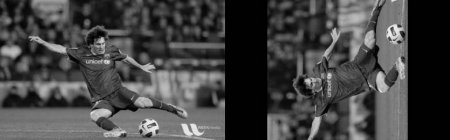
#> input picture Beta/images/test.jpg, 450 x 140 px, found by its file name
$ jupyter execute --allow-errors 'OpenCV - Contours in OpenCV.ipynb'   (Python 2 division)   (older library calls are emulated)
#> lines starting #> are read from the running program, lines starting #| are printed output that depends on the picture; after the words box and inside, x2 and y2 are one past the last pixel; in counts of white or black regions, pixels touching at a corner belong together
# 1. Contours : Getting Started

#### Goal
- Understand what contours are.

- Learn to find contours, draw contours etc

- You will see these functions : cv2.findContours(), cv2.drawContours()

#### What are contours?
Contours can be explained simply as a curve joining all the continuous points (along the boundary), having same color or intensity. The contours are a useful tool for shape analysis and object detection and recognition.

- For better accuracy, use binary images. So before finding contours, apply threshold or canny edge detection.

- findContours function modifies the source image. So if you want source image even after finding contours, already store it to some other variables.

- In OpenCV, finding contours is like finding white object from black background. So remember, object to be found should be white and background should be black.

Let’s see how to find contours of a binary image:

[cell 1]
import numpy as np
import cv2

im = cv2.imread('images/test.jpg')
#> im is the input picture: shape (140, 450, 3); min 0, max 248, mean 67.6
imgray = cv2.cvtColor(im,cv2.COLOR_BGR2GRAY)
ret,thresh = cv2.threshold(imgray,127,255,0)
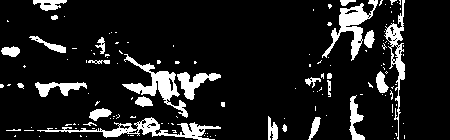
#> thresh: shape (140, 450); 11.8% white; 140 white regions (113 under 20 px)
image, contours, hierarchy = cv2.findContours(thresh,cv2.RETR_TREE,cv2.CHAIN_APPROX_SIMPLE)
#> contours = 193 contours, 164 with area under 20; largest, box (x1, y1, x2, y2) and area: (37, 117, 221, 140) 904, (122, 54, 188, 118) 898, (322, 0, 378, 61) 860, (384, 0, 405, 140) 628, (177, 72, 221, 100) 442

See, there are three arguments in cv2.findContours() function, first one is source image, second is contour retrieval mode, third is contour approximation method. And it outputs the image, contours and hierarchy. contours is a Python list of all the contours in the image. Each individual contour is a Numpy array of (x,y) coordinates of boundary points of the object.

##### Note
We will discuss second and third arguments and about hierarchy in details later. Until then, the values given to them in code sample will work fine for all images.

### How to draw the contours?
To draw the contours, cv2.drawContours function is used. It can also be used to draw any shape provided you have its boundary points. Its first argument is source image, second argument is the contours which should be passed as a Python list, third argument is index of contours (useful when drawing individual contour. To draw all contours, pass -1) and remaining arguments are color, thickness etc.

To draw all the contours in an image:

#> (a cell that did not finish here is left out)

To draw an individual contour, say 4th contour:

#> (a cell that did not finish here is left out)

But most of the time, below method will be useful:

[cell 4]
cnt = contours[4]
#> cnt = [[39, 136]]
#> (the rest of this cell did not finish here and is left out)

##### Note
Last two methods are same, but when you go forward, you will see last one is more useful.

### Contour Approximation Method
This is the third argument in cv2.findContours function. What does it denote actually?

Above, we told that contours are the boundaries of a shape with same intensity. It stores the (x,y) coordinates of the boundary of a shape. But does it store all the coordinates ? That is specified by this contour approximation method.

If you pass cv2.CHAIN_APPROX_NONE, all the boundary points are stored. But actually do we need all the points? For eg, you found the contour of a straight line. Do you need all the points on the line to represent that line? No, we need just two end points of that line. This is what cv2.CHAIN_APPROX_SIMPLE does. It removes all redundant points and compresses the contour, thereby saving memory.

Below image of a rectangle demonstrate this technique. Just draw a circle on all the coordinates in the contour array (drawn in blue color). First image shows points I got with cv2.CHAIN_APPROX_NONE (734 points) and second image shows the one with cv2.CHAIN_APPROX_SIMPLE (only 4 points). See, how much memory it saves!!!

# 2. Contour Features

### Goal
In this article, we will learn

- To find the different features of contours, like area, perimeter, centroid, bounding box etc

- You will see plenty of functions related to contours.

### 1. Moments
Image moments help you to calculate some features like center of mass of the object, area of the object etc. Check out the wikipedia page on Image Moments

The function cv2.moments() gives a dictionary of all moment values calculated. See below:

[cell 5]
import cv2
import numpy as np

img = cv2.imread('images/test.jpg',0)
ret,thresh = cv2.threshold(img,127,255,0)
contours,hierarchy = cv2.findContours(thresh, 1, 2)

cnt = contours[0]
#> cnt = [[394, 138]]
M = cv2.moments(cnt)
#> M = moments, m00 0
print M
#> (printed output is left out)

From this moments, you can extract useful data like area, centroid etc. Centroid is given by the relations, C_x = \frac{M_{10}}{M_{00}} and C_y = \frac{M_{01}}{M_{00}}. This can be done as follows:

#> (a cell that did not finish here is left out)

### 2. Contour Area
Contour area is given by the function cv2.contourArea() or from moments, M[‘m00’].

[cell 7]
area = cv2.contourArea(cnt)
#> area = 0

### 3. Contour Perimeter
It is also called arc length. It can be found out using cv2.arcLength() function. Second argument specify whether shape is a closed contour (if passed True), or just a curve.

[cell 8]
perimeter = cv2.arcLength(cnt,True)
#> perimeter = 0

### 4. Contour Approximation
It approximates a contour shape to another shape with less number of vertices depending upon the precision we specify. It is an implementation of Douglas-Peucker algorithm. Check the wikipedia page for algorithm and demonstration.

To understand this, suppose you are trying to find a square in an image, but due to some problems in the image, you didn’t get a perfect square, but a “bad shape” (As shown in first image below). Now you can use this function to approximate the shape. In this, second argument is called epsilon, which is maximum distance from contour to approximated contour. It is an accuracy parameter. A wise selection of epsilon is needed to get the correct output.

[cell 9]
epsilon = 0.1*cv2.arcLength(cnt,True)
#> epsilon = 0
approx = cv2.approxPolyDP(cnt,epsilon,True)
#> approx = [[394, 138]]

Below, in second image, green line shows the approximated curve for epsilon = 10% of arc length. Third image shows the same for epsilon = 1% of the arc length. Third argument specifies whether curve is closed or not.

### 5. Convex Hull
Convex Hull will look similar to contour approximation, but it is not (Both may provide same results in some cases). Here, cv2.convexHull() function checks a curve for convexity defects and corrects it. Generally speaking, convex curves are the curves which are always bulged out, or at-least flat. And if it is bulged inside, it is called convexity defects. For example, check the below image of hand. Red line shows the convex hull of hand. The double-sided arrow marks shows the convexity defects, which are the local maximum deviations of hull from contours.

There is a little bit things to discuss about it its syntax:

#> (a cell that did not finish here is left out)

Arguments details:

- points are the contours we pass into.

- hull is the output, normally we avoid it.

- clockwise : Orientation flag. If it is True, the output convex hull is oriented clockwise. Otherwise, it is oriented counter-clockwise.

- returnPoints : By default, True. Then it returns the coordinates of the hull points. If False, it returns the indices of contour points corresponding to the hull points.

So to get a convex hull as in above image, following is sufficient:

hull = cv2.convexHull(cnt)

But if you want to find convexity defects, you need to pass returnPoints = False. To understand it, we will take the rectangle image above. First I found its contour as cnt. Now I found its convex hull with returnPoints = True, I got following values: [[[234 202]], [[ 51 202]], [[ 51 79]], [[234 79]]] which are the four corner points of rectangle. Now if do the same with returnPoints = False, I get following result: [[129],[ 67],[ 0],[142]]. These are the indices of corresponding points in contours. For eg, check the first value: cnt[129] = [[234, 202]] which is same as first result (and so on for others).

You will see it again when we discuss about convexity defects.

### 6. Checking Convexity
There is a function to check if a curve is convex or not, cv2.isContourConvex(). It just return whether True or False. Not a big deal.

[cell 11]
k = cv2.isContourConvex(cnt)
#> k = False

### 7. Bounding Rectangle
There are two types of bounding rectangles.

#### 7.a. Straight Bounding Rectangle
It is a straight rectangle, it doesn’t consider the rotation of the object. So area of the bounding rectangle won’t be minimum. It is found by the function cv2.boundingRect().

Let (x,y) be the top-left coordinate of the rectangle and (w,h) be its width and height.

[cell 12]
x,y,w,h = cv2.boundingRect(cnt)
#> x = 394; y = 138; w = 1; h = 1
img = cv2.rectangle(img,(x,y),(x+w,y+h),(0,255,0),2)
#> img: shape (140, 450); min 0, max 248, mean 67.6

#### 7.b. Rotated Rectangle
Here, bounding rectangle is drawn with minimum area, so it considers the rotation also. The function used is cv2.minAreaRect(). It returns a Box2D structure which contains following detals - ( top-left corner(x,y), (width, height), angle of rotation ). But to draw this rectangle, we need 4 corners of the rectangle. It is obtained by the function cv2.boxPoints()

[cell 13]
rect = cv2.minAreaRect(cnt)
#> rect = ((394, 138), (0, 0), -90)
box = cv2.boxPoints(rect)
#> box = [[394, 138], [394, 138], [394, 138], [394, 138]]
box = np.int0(box)
im = cv2.drawContours(im,[box],0,(0,0,255),2)
#> im: shape (140, 450, 3); 0.01% of pixels changed, all inside (x1, y1, x2, y2) = (393, 137, 396, 140)

Both the rectangles are shown in a single image. Green rectangle shows the normal bounding rect. Red rectangle is the rotated rect.

### 8. Minimum Enclosing Circle
Next we find the circumcircle of an object using the function cv2.minEnclosingCircle(). It is a circle which completely covers the object with minimum area.

[cell 14]
(x,y),radius = cv2.minEnclosingCircle(cnt)
#> radius = 0.0001
center = (int(x),int(y))
#> center = (394, 138)
radius = int(radius)
#> radius = 0
img = cv2.circle(img,center,radius,(0,255,0),2)

### 9. Fitting an Ellipse
Next one is to fit an ellipse to an object. It returns the rotated rectangle in which the ellipse is inscribed.

#> (a cell that did not finish here is left out)

### 10. Fitting a Line

Similarly we can fit a line to a set of points. Below image contains a set of white points. We can approximate a straight line to it.

[cell 16]
rows,cols = img.shape[:2]
#> rows = 140; cols = 450
[vx,vy,x,y] = cv2.fitLine(cnt, cv2.DIST_L2,0,0.01,0.01)
#> vx = [1]; vy = [0]; x = [394]; y = [138]
lefty = int((-x*vy/vx) + y)
#> lefty = 138
righty = int(((cols-x)*vy/vx)+y)
#> righty = 138
img = cv2.line(img,(cols-1,righty),(0,lefty),(0,255,0),2)
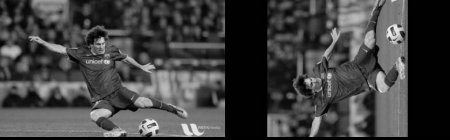
#> img: shape (140, 450); min 0, max 248, mean 65.8

# 3. Contour Properties

Here we will learn to extract some frequently used properties of objects like Solidity, Equivalent Diameter, Mask image, Mean Intensity etc. More features can be found at Matlab regionprops documentation.

(NB : Centroid, Area, Perimeter etc also belong to this category, but we have seen it in last chapter)

### 1. Aspect Ratio
It is the ratio of width to height of bounding rect of the object.

Aspect \; Ratio = \frac{Width}{Height}

[cell 17]
x,y,w,h = cv2.boundingRect(cnt)
#> x = 394; y = 138
aspect_ratio = float(w)/h
#> aspect_ratio = 1

### 2. Extent
Extent is the ratio of contour area to bounding rectangle area.

Extent = \frac{Object \; Area}{Bounding \; Rectangle \; Area}

[cell 18]
area = cv2.contourArea(cnt)
x,y,w,h = cv2.boundingRect(cnt)
rect_area = w*h
#> rect_area = 1
extent = float(area)/rect_area
#> extent = 0

### 3. Solidity

Solidity is the ratio of contour area to its convex hull area.

Solidity = \frac{Contour \; Area}{Convex \; Hull \; Area}

[cell 19]
area = cv2.contourArea(cnt)
hull = cv2.convexHull(cnt)
#> hull = [[394, 138]]
hull_area = cv2.contourArea(hull)
#> hull_area = 0
#> (the rest of this cell did not finish here and is left out)

### 4. Equivalent Diameter
Equivalent Diameter is the diameter of the circle whose area is same as the contour area.

Equivalent \; Diameter = \sqrt{\frac{4 \times Contour \; Area}{\pi}}

area = cv2.contourArea(cnt)
equi_diameter = np.sqrt(4*area/np.pi)

### 5. Orientation
Orientation is the angle at which object is directed. Following method also gives the Major Axis and Minor Axis lengths.

#> (a cell that did not finish here is left out)

### 6. Mask and Pixel Points
In some cases, we may need all the points which comprises that object. It can be done as follows:

[cell 21]
mask = np.zeros(imgray.shape,np.uint8)
cv2.drawContours(mask,[cnt],0,255,-1)
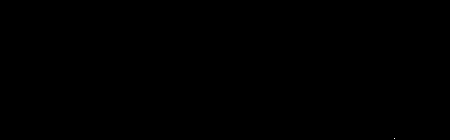
#> mask: shape (140, 450); 0% white in thin lines or dots, all inside (x1, y1, x2, y2) = (394, 138, 395, 139)
pixelpoints = np.transpose(np.nonzero(mask))
#> pixelpoints = [[138, 394]]
#pixelpoints = cv2.findNonZero(mask)

Here, two methods, one using Numpy functions, next one using OpenCV function (last commented line) are given to do the same. Results are also same, but with a slight difference. Numpy gives coordinates in (row, column) format, while OpenCV gives coordinates in (x,y) format. So basically the answers will be interchanged. Note that, row = x and column = y.

### 7. Maximum Value, Minimum Value and their locations
We can find these parameters using a mask image.

[cell 22]
min_val, max_val, min_loc, max_loc = cv2.minMaxLoc(imgray,mask = mask)
#> min_val = 128; max_val = 128; min_loc = (394, 138); max_loc = (394, 138)

### 8. Mean Color or Mean Intensity

Here, we can find the average color of an object. Or it can be average intensity of the object in grayscale mode. We again use the same mask to do it.

[cell 23]
mean_val = cv2.mean(im,mask = mask)
#> mean_val = (0, 0, 255, 0)

### 9. Extreme Points
Extreme Points means topmost, bottommost, rightmost and leftmost points of the object.

[cell 24]
leftmost = tuple(cnt[cnt[:,:,0].argmin()][0])
#> leftmost = (394, 138)
rightmost = tuple(cnt[cnt[:,:,0].argmax()][0])
#> rightmost = (394, 138)
topmost = tuple(cnt[cnt[:,:,1].argmin()][0])
#> topmost = (394, 138)
bottommost = tuple(cnt[cnt[:,:,1].argmax()][0])
#> bottommost = (394, 138)

For eg, if I apply it to an Indian map, I get the following result :

# 4. Contours : More Functions

### Goal
In this chapter, we will learn about
- Convexity defects and how to find them.

- Finding shortest distance from a point to a polygon

- Matching different shapes

### Theory and Code
#### 1. Convexity Defects
We saw what is convex hull in second chapter about contours. Any deviation of the object from this hull can be considered as convexity defect.

OpenCV comes with a ready-made function to find this, cv2.convexityDefects(). A basic function call would look like below:

[cell 25]
hull = cv2.convexHull(cnt,returnPoints = False)
#> hull = [0]
defects = cv2.convexityDefects(cnt,hull)

##### Note
Remember we have to pass returnPoints = False while finding convex hull, in order to find convexity defects.

It returns an array where each row contains these values - [ start point, end point, farthest point, approximate distance to farthest point ]. We can visualize it using an image. We draw a line joining start point and end point, then draw a circle at the farthest point. Remember first three values returned are indices of cnt. So we have to bring those values from cnt.

[cell 26]
import cv2
import numpy as np

img = cv2.imread('images/test.jpg')
img_gray = cv2.cvtColor(img,cv2.COLOR_BGR2GRAY)
ret, thresh = cv2.threshold(img_gray, 127, 255,0)
contours,hierarchy = cv2.findContours(thresh,2,1)
cnt = contours[0]

hull = cv2.convexHull(cnt,returnPoints = False)
defects = cv2.convexityDefects(cnt,hull)

#> (the rest of this cell did not finish here and is left out)

And see the result:

#### 2. Point Polygon Test
This function finds the shortest distance between a point in the image and a contour. It returns the distance which is negative when point is outside the contour, positive when point is inside and zero if point is on the contour.

For example, we can check the point (50,50) as follows:

[cell 27]
dist = cv2.pointPolygonTest(cnt,(50,50),True)
#> dist = -355.1

In the function, third argument is measureDist. If it is True, it finds the signed distance. If False, it finds whether the point is inside or outside or on the contour (it returns +1, -1, 0 respectively).

##### Note

If you don’t want to find the distance, make sure third argument is False, because, it is a time consuming process. So, making it False gives about 2-3X speedup.

#### 3. Match Shapes
OpenCV comes with a function cv2.matchShapes() which enables us to compare two shapes, or two contours and returns a metric showing the similarity. The lower the result, the better match it is. It is calculated based on the hu-moment values. Different measurement methods are explained in the docs.

[cell 28]
import cv2
import numpy as np

img1 = cv2.imread('star.jpg',0)
img2 = cv2.imread('star2.jpg',0)

ret, thresh = cv2.threshold(img1, 127, 255,0)
ret, thresh2 = cv2.threshold(img2, 127, 255,0)
contours,hierarchy = cv2.findContours(thresh,2,1)
#> contours = []
#> (the rest of this cell did not finish here and is left out)

$ run again, with Beta/images/apple.jpg copied over Beta/images/test.jpg
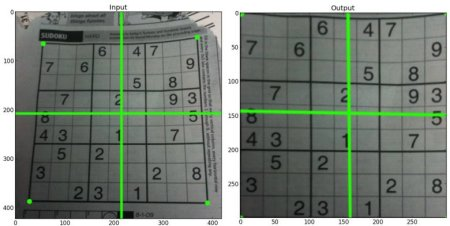
#> input picture Beta/images/apple.jpg, 450 x 226 px, found by its file name
#> im is the input picture: shape (226, 450, 3); mean B, G, R 119.6, 128.8, 119.9
#> `ret,thresh = cv2.threshold(imgray,127,255,0)`:
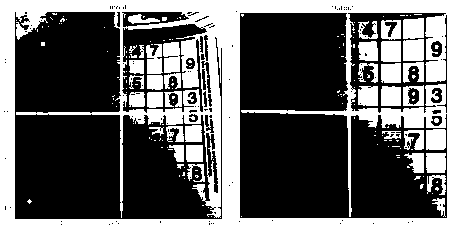
#> thresh: shape (226, 450); 35.9% white; 161 white regions (121 under 20 px)
#> `image, contours, hierarchy = cv2.findContours(thresh,cv2.RETR_TREE,cv2..`: contours = 321 contours, 258 with area under 20; largest, box (x1, y1, x2, y2) and area: (0, 0, 450, 226) 101025, (239, 12, 448, 219) 31296, (14, 11, 223, 220) 30228, (347, 12, 448, 114) 7768, (121, 23, 208, 114) 5550
#> `cnt = contours[4]`: cnt = [[339, 223], [340, 222], [341, 223], [340, 224]]
#> `cnt = contours[0]`: cnt = [[108, 224], [109, 223], [110, 224], [109, 225]]
#> M = moments, m00 2, centre m10/m00, m01/m00 = (109, 224)
#> (printed output is left out)
#> cx = 109
#> cy = 224
#> area = 2
#> perimeter = 5.66
#> epsilon = 0.566
#> approx = [[108, 224], [109, 223], [110, 224], [109, 225]]
#> k = True
#> `x,y,w,h = cv2.boundingRect(cnt)`: x = 108; y = 223; w = 3
#> rect = ((109, 224), (1.41, 1.41), -45)
#> box = [[109, 225], [108, 224], [109, 223], [110, 224]]
#> im: shape (226, 450, 3); 0.02% of pixels changed, all inside (x1, y1, x2, y2) = (107, 222, 112, 226)
#> `(x,y),radius = cv2.minEnclosingCircle(cnt)`: x = 109; y = 224; radius = 1
#> center = (109, 224)
#> `[vx,vy,x,y] = cv2.fitLine(cnt, cv2.DIST_L2,0,0.01,0.01)`: vx = [1]; vy = [0]; x = [109]; y = [224]
#> lefty = 224
#> `img = cv2.line(img,(cols-1,righty),(0,lefty),(0,255,0),2)`:
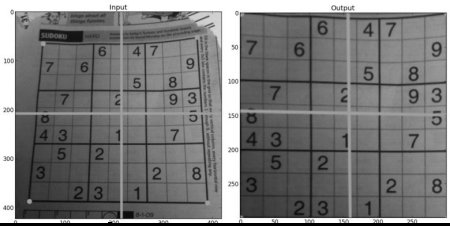
#> img: shape (226, 450); min 0, max 255, mean 121.9
#> `x,y,w,h = cv2.boundingRect(cnt)`: x = 108; y = 223
#> aspect_ratio = 1
#> rect_area = 9
#> extent = 0.222
#> `hull = cv2.convexHull(cnt)`: hull = [[108, 224], [109, 223], [110, 224], [109, 225]]
#> hull_area = 2
#> solidity = 1
#> mask: shape (226, 450); 0% white in thin lines or dots, all inside (x1, y1, x2, y2) = (108, 223, 111, 226)
#> pixelpoints = [[223, 109], [224, 108], [224, 109], [224, 110], [225, 109]]
#> min_val = 114; max_val = 238; min_loc = (109, 224); max_loc = (108, 224)
#> mean_val = (0, 0, 255, 0)
#> leftmost = (108, 224)
#> rightmost = (110, 224)
#> topmost = (109, 223)
#> bottommost = (109, 225)
#> `hull = cv2.convexHull(cnt,returnPoints = False)`: hull = [0, 1, 2, 3]
#> `cnt = contours[0]`: cnt = [[241, 216]]
#> `hull = cv2.convexHull(cnt,returnPoints = False)`: hull = [0]
#> dist = -253.1
#> `contours,hierarchy = cv2.findContours(thresh,2,1)`: contours = []
